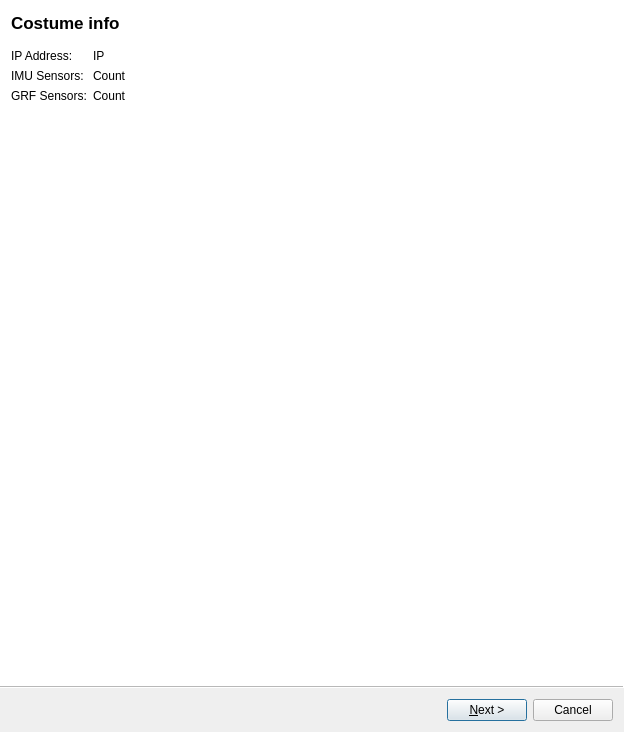
<?xml version="1.0" encoding="UTF-8"?>
<ui version="4.0">
 <class>IMUCostumeConfigurationWizard</class>
 <widget class="QWizard" name="IMUCostumeConfigurationWizard">
  <property name="geometry">
   <rect>
    <x>0</x>
    <y>0</y>
    <width>624</width>
    <height>732</height>
   </rect>
  </property>
  <property name="sizePolicy">
   <sizepolicy hsizetype="Preferred" vsizetype="Fixed">
    <horstretch>0</horstretch>
    <verstretch>0</verstretch>
   </sizepolicy>
  </property>
  <property name="windowTitle">
   <string>Costume Calibration Wizard</string>
  </property>
  <property name="windowIcon">
   <iconset resource="../../../imu_view/ui/MdeViewIcons.qrc">
    <normaloff>:/mde/icons/imu.png</normaloff>:/mde/icons/imu.png</iconset>
  </property>
  <property name="toolTip">
   <string/>
  </property>
  <property name="wizardStyle">
   <enum>QWizard::AeroStyle</enum>
  </property>
  <property name="options">
   <set>QWizard::HelpButtonOnRight|QWizard::NoBackButtonOnStartPage</set>
  </property>
  <widget class="QWizardPage" name="costumeInfoPage">
   <property name="title">
    <string>Costume info</string>
   </property>
   <property name="subTitle">
    <string/>
   </property>
   <layout class="QFormLayout" name="formLayout">
    <property name="fieldGrowthPolicy">
     <enum>QFormLayout::AllNonFixedFieldsGrow</enum>
    </property>
    <item row="0" column="0">
     <widget class="QLabel" name="ipAddressLabel">
      <property name="text">
       <string>IP Address:</string>
      </property>
     </widget>
    </item>
    <item row="1" column="0">
     <widget class="QLabel" name="imuSensorsLabel">
      <property name="text">
       <string>IMU Sensors:</string>
      </property>
     </widget>
    </item>
    <item row="2" column="0">
     <widget class="QLabel" name="grfSensorsLabel">
      <property name="text">
       <string>GRF Sensors:</string>
      </property>
     </widget>
    </item>
    <item row="1" column="1">
     <widget class="QLabel" name="imuSensorsCountPlaceholderLabel">
      <property name="text">
       <string>Count</string>
      </property>
     </widget>
    </item>
    <item row="2" column="1">
     <widget class="QLabel" name="grfSensorsCountPlaceholderLabel">
      <property name="text">
       <string>Count</string>
      </property>
     </widget>
    </item>
    <item row="0" column="1">
     <widget class="QLabel" name="ipPlaceholderLabel">
      <property name="text">
       <string>IP</string>
      </property>
     </widget>
    </item>
   </layout>
  </widget>
  <widget class="QWizardPage" name="modelConfigurationPage">
   <property name="title">
    <string>Model configuration page</string>
   </property>
   <layout class="QFormLayout" name="formLayout_4">
    <item row="0" column="0">
     <widget class="QLabel" name="modelClassLabel">
      <property name="text">
       <string>Class:</string>
      </property>
     </widget>
    </item>
    <item row="0" column="1">
     <widget class="QComboBox" name="modelClassComboBox"/>
    </item>
    <item row="1" column="0">
     <widget class="QLabel" name="modelLabel">
      <property name="text">
       <string>Model:</string>
      </property>
     </widget>
    </item>
    <item row="1" column="1">
     <widget class="QComboBox" name="modeComboBox"/>
    </item>
    <item row="2" column="0">
     <widget class="QPushButton" name="createModelPushButton">
      <property name="text">
       <string>Create</string>
      </property>
     </widget>
    </item>
    <item row="2" column="1">
     <spacer name="horizontalSpacer_5">
      <property name="orientation">
       <enum>Qt::Horizontal</enum>
      </property>
      <property name="sizeHint" stdset="0">
       <size>
        <width>504</width>
        <height>20</height>
       </size>
      </property>
     </spacer>
    </item>
   </layout>
  </widget>
  <widget class="QWizardPage" name="modelPhisicalDimensionsPage">
   <property name="minimumSize">
    <size>
     <width>525</width>
     <height>510</height>
    </size>
   </property>
   <property name="title">
    <string>Model physical dimensions</string>
   </property>
   <property name="subTitle">
    <string/>
   </property>
   <layout class="QHBoxLayout" name="horizontalLayout">
    <item>
     <layout class="QVBoxLayout" name="verticalLayout">
      <item>
       <layout class="QFormLayout" name="formLayout_2">
        <item row="0" column="0">
         <widget class="QLabel" name="bodyHeighLabel">
          <property name="text">
           <string>Body Height:</string>
          </property>
         </widget>
        </item>
        <item row="0" column="1">
         <widget class="QDoubleSpinBox" name="bodyHeightDoubleSpinBox">
          <property name="toolTip">
           <string>Ground to top of head when standing upright</string>
          </property>
          <property name="value">
           <double>1.850000000000000</double>
          </property>
         </widget>
        </item>
        <item row="1" column="0">
         <widget class="QLabel" name="footSizeLabel">
          <property name="text">
           <string>Foot Size:</string>
          </property>
         </widget>
        </item>
        <item row="1" column="1">
         <widget class="QDoubleSpinBox" name="footSizeDoubleSpinBox">
          <property name="toolTip">
           <string>Top of shoe nose to end of the heel</string>
          </property>
          <property name="value">
           <double>0.260000000000000</double>
          </property>
         </widget>
        </item>
        <item row="2" column="0">
         <widget class="QLabel" name="ankleHeightLabel">
          <property name="text">
           <string>Ankle Height:</string>
          </property>
         </widget>
        </item>
        <item row="2" column="1">
         <widget class="QDoubleSpinBox" name="ankleHeightDoubleSpinBox">
          <property name="toolTip">
           <string>Ground to distal tip of lateral malleolus</string>
          </property>
          <property name="value">
           <double>0.120000000000000</double>
          </property>
         </widget>
        </item>
        <item row="3" column="0">
         <widget class="QLabel" name="hipHeightLabel">
          <property name="text">
           <string>Hip Height:</string>
          </property>
         </widget>
        </item>
        <item row="3" column="1">
         <widget class="QDoubleSpinBox" name="hipHeightDoubleSpinBox">
          <property name="toolTip">
           <string>Ground to most lateral bony prominence of greater trochanter</string>
          </property>
          <property name="value">
           <double>0.890000000000000</double>
          </property>
         </widget>
        </item>
        <item row="4" column="0">
         <widget class="QLabel" name="hipWidthLabel">
          <property name="text">
           <string>Hip Width:</string>
          </property>
         </widget>
        </item>
        <item row="4" column="1">
         <widget class="QDoubleSpinBox" name="hipWidthDoubleSpinBox">
          <property name="toolTip">
           <string>Right to left anterior sup. iliac spine</string>
          </property>
          <property name="value">
           <double>0.340000000000000</double>
          </property>
         </widget>
        </item>
        <item row="5" column="0">
         <widget class="QLabel" name="kneeHeightLabel">
          <property name="text">
           <string>Knee Height:</string>
          </property>
         </widget>
        </item>
        <item row="5" column="1">
         <widget class="QDoubleSpinBox" name="kneeHeightDoubleSpinBox">
          <property name="toolTip">
           <string>Ground to lateral epicondyle on the femoral bone</string>
          </property>
          <property name="value">
           <double>0.320000000000000</double>
          </property>
         </widget>
        </item>
        <item row="6" column="0">
         <widget class="QLabel" name="shoulderWidthLabel">
          <property name="text">
           <string>Shoulder Width:</string>
          </property>
         </widget>
        </item>
        <item row="6" column="1">
         <widget class="QDoubleSpinBox" name="shoulderWidthDoubleSpinBox">
          <property name="toolTip">
           <string>Right to left distal tip of acromion (acromial angle)</string>
          </property>
          <property name="value">
           <double>0.430000000000000</double>
          </property>
         </widget>
        </item>
        <item row="7" column="0">
         <widget class="QLabel" name="shoeSoleHeightLabel">
          <property name="text">
           <string>Shoe Sole Height:</string>
          </property>
         </widget>
        </item>
        <item row="7" column="1">
         <widget class="QDoubleSpinBox" name="shoeSoleHeightDoubleSpinBox">
          <property name="toolTip">
           <string>Average thickness of the sole of the used shoes. This value will add an offset to the ankle height.</string>
          </property>
          <property name="value">
           <double>0.040000000000000</double>
          </property>
         </widget>
        </item>
       </layout>
      </item>
      <item>
       <spacer name="verticalSpacer">
        <property name="orientation">
         <enum>Qt::Vertical</enum>
        </property>
        <property name="sizeHint" stdset="0">
         <size>
          <width>20</width>
          <height>40</height>
         </size>
        </property>
       </spacer>
      </item>
     </layout>
    </item>
    <item>
     <widget class="QLabel" name="bodyDimensionsLabel">
      <property name="minimumSize">
       <size>
        <width>375</width>
        <height>500</height>
       </size>
      </property>
      <property name="maximumSize">
       <size>
        <width>375</width>
        <height>500</height>
       </size>
      </property>
      <property name="text">
       <string/>
      </property>
      <property name="pixmap">
       <pixmap resource="imuCostumeIcons.qrc">:/imuCostume/icons/skeletonWithDimensions.png</pixmap>
      </property>
      <property name="scaledContents">
       <bool>true</bool>
      </property>
      <property name="alignment">
       <set>Qt::AlignCenter</set>
      </property>
      <property name="textInteractionFlags">
       <set>Qt::NoTextInteraction</set>
      </property>
     </widget>
    </item>
   </layout>
  </widget>
  <widget class="QWizardPage" name="sensorsMappingPage">
   <property name="title">
    <string>Sensors to model mapping</string>
   </property>
   <layout class="QVBoxLayout" name="verticalLayout_4">
    <item>
     <widget class="QTableWidget" name="sensorsMappingTableWidget">
      <column>
       <property name="text">
        <string>Sensor</string>
       </property>
      </column>
      <column>
       <property name="text">
        <string>Joint</string>
       </property>
      </column>
      <column>
       <property name="text">
        <string>Offset</string>
       </property>
      </column>
      <column>
       <property name="text">
        <string>Orientation</string>
       </property>
      </column>
     </widget>
    </item>
    <item>
     <widget class="QCheckBox" name="oneToOneMappingCheckBox">
      <property name="text">
       <string>One-To-One mapping</string>
      </property>
      <property name="checked">
       <bool>true</bool>
      </property>
     </widget>
    </item>
   </layout>
  </widget>
  <widget class="QWizardPage" name="sensorsEstimationPage">
   <property name="title">
    <string>Sensors` orientation estimation</string>
   </property>
   <layout class="QVBoxLayout" name="verticalLayout_2">
    <item>
     <widget class="QWidget" name="singleEstimationWidget" native="true">
      <layout class="QHBoxLayout" name="horizontalLayout_2">
       <item>
        <widget class="QLabel" name="singleEstimationLabel">
         <property name="text">
          <string>Orientation estimation algorithm:</string>
         </property>
        </widget>
       </item>
       <item>
        <widget class="QComboBox" name="singleEstimationAlgorithmComboBox">
         <property name="sizePolicy">
          <sizepolicy hsizetype="Expanding" vsizetype="Fixed">
           <horstretch>0</horstretch>
           <verstretch>0</verstretch>
          </sizepolicy>
         </property>
        </widget>
       </item>
      </layout>
     </widget>
    </item>
    <item>
     <widget class="QTableWidget" name="sensorsEstimationAlgorithmsTableWidget">
      <column>
       <property name="text">
        <string>Sensor</string>
       </property>
      </column>
      <column>
       <property name="text">
        <string>Algorithm</string>
       </property>
      </column>
     </widget>
    </item>
    <item>
     <widget class="QCheckBox" name="singleEstimationAlgorithmCheckBox">
      <property name="text">
       <string>Single estimation algorithm</string>
      </property>
      <property name="checked">
       <bool>true</bool>
      </property>
     </widget>
    </item>
   </layout>
  </widget>
  <widget class="QWizardPage" name="calibrationPage">
   <property name="title">
    <string>Calibration</string>
   </property>
   <layout class="QFormLayout" name="formLayout_5">
    <item row="0" column="0">
     <widget class="QLabel" name="calibrationAlgorithLabel">
      <property name="text">
       <string>Calibration algorithm:</string>
      </property>
     </widget>
    </item>
    <item row="0" column="1">
     <widget class="QComboBox" name="calibrationAlgorithmComboBox"/>
    </item>
   </layout>
  </widget>
  <widget class="QWizardPage" name="motionEstimationPage">
   <property name="title">
    <string>Motion estimation</string>
   </property>
   <layout class="QFormLayout" name="formLayout_3">
    <item row="0" column="0">
     <widget class="QLabel" name="motionEstimationAglorithmLabel">
      <property name="text">
       <string>Motion estimation algorithm:</string>
      </property>
     </widget>
    </item>
    <item row="0" column="1">
     <widget class="QComboBox" name="motionEstimationAglorithmComboBox"/>
    </item>
   </layout>
  </widget>
 </widget>
 <resources>
  <include location="../../../imu_view/ui/MdeViewIcons.qrc"/>
  <include location="imuCostumeIcons.qrc"/>
 </resources>
 <connections>
  <connection>
   <sender>singleEstimationAlgorithmCheckBox</sender>
   <signal>stateChanged(int)</signal>
   <receiver>IMUCostumeConfigurationWizard</receiver>
   <slot>onEstimationAlgorithmSelectionModeChange(int)</slot>
   <hints>
    <hint type="sourcelabel">
     <x>49</x>
     <y>127</y>
    </hint>
    <hint type="destinationlabel">
     <x>311</x>
     <y>365</y>
    </hint>
   </hints>
  </connection>
 </connections>
 <slots>
  <slot>onEstimationAlgorithmSelectionModeChange(int)</slot>
 </slots>
</ui>
